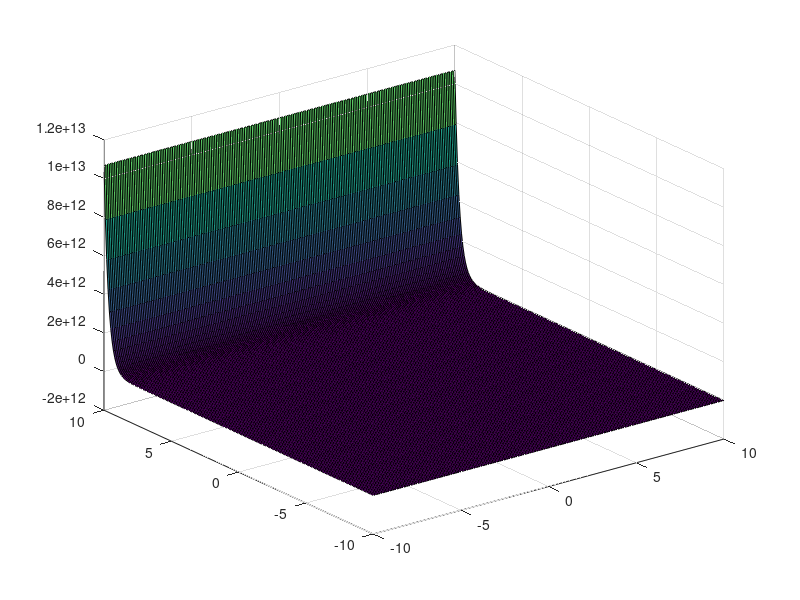

MATLAB code to generate this figure:
clear all;
close all;
clc;
[X,Y] = meshgrid(-10:0.1:10,-10:0.1:10);
%Z = sin(X) + cos(Y);
%surf(X,Y,Z)
%g = (exp(X^2)/4)+((3*exp(Y^2))/4);
%h = sqrt(log((exp(X^2)/4)+((3*exp(Y^2))/4)));
%surf(X,Y,g);
%surf(X,Y,h);
f = X^3 + exp(3*Y) - 3*X*exp(Y);
surf(X,Y,f);